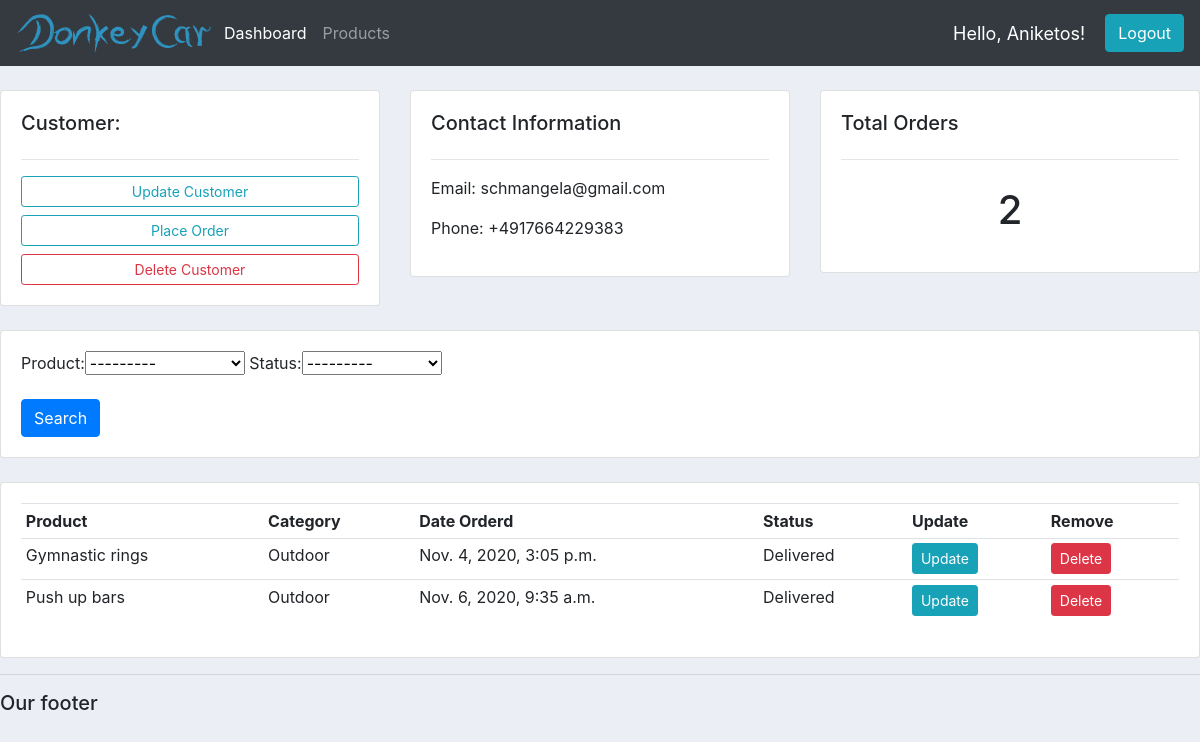
The app's page /customer/1/ (signed in), older data.
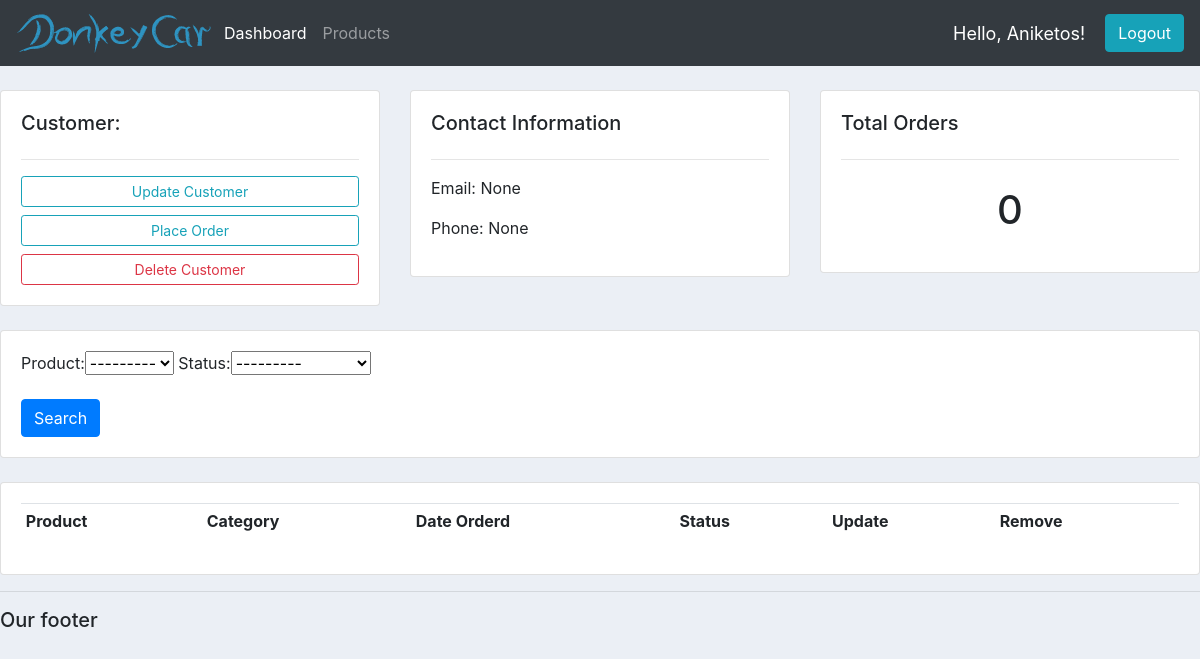
The same page, newer data.
### accounts/models.py (models this page shows, shortened)
class Customer(models.Model):
    user = models.OneToOneField(
        User, null=True, blank=True, on_delete=models.CASCADE)
    name = models.CharField(max_length=200, null=True)
    phone = models.CharField(max_length=200, null=True)
    email = models.CharField(max_length=200, null=True)
    profile_pic = models.ImageField(
        default='default_profile.jpg', null=True, blank=True)
    date_created = models.DateTimeField(auto_now_add=True, null=True)

class Order(models.Model):
    STATUS = (
        ('Pending', 'Pending'),
        ('Out for delivery', 'Out for delivery'),
        ('Delivered', 'Delivered'),
    )
    customer = models.ForeignKey(
        Customer, null=True, on_delete=models.SET_NULL)
    product = models.ForeignKey(Product, null=True, on_delete=models.SET_NULL)
    date_created = models.DateTimeField(auto_now_add=True, null=True)
    status = models.CharField(max_length=200, null=True, choices=STATUS)

class Product(models.Model):
    CATEGORY = (
        ('Indoor', 'Indoor'),
        ('Outdoor', 'Outdoor'),
    )
    name = models.CharField(max_length=200, null=True)
    price = models.FloatField(null=True)
    category = models.CharField(max_length=200, null=True, choices=CATEGORY)
    description = models.CharField(max_length=200, null=True, blank=True)
    date_created = models.DateTimeField(auto_now_add=True, null=True)
    tags = models.ManyToManyField(Tag, blank=True)
    def __str__(self):
        return self.name

### accounts/decorators.py (the view)
        def wrapper_func(request, *args, **kwargs):
            group = None
            if request.user.groups.exists():
                group = request.user.groups.all()[0].name
            if group in allowed_roles:
                return view_func(request, *args, **kwargs)
            else:
                return HttpResponse('You are not authorized to view this page.')

### accounts/views.py (called while the page is built)
@login_required(login_url='login')
@allowed_users(allowed_roles=['admin'])
def customer(request, pk):
    customer = Customer.objects.get(id=pk)
    orders = customer.order_set.all()
    number_orders = customer.order_set.all().count
    myFilter = OrderFilter(request.GET, queryset=orders)
    orders = myFilter.qs
    context = {'customer': customer, 'orders': orders,
               'number_orders': number_orders, 'myFilter': myFilter}
    return render(request, 'accounts/customer.html', context)

### accounts/templates/accounts/customer.html
{% extends 'accounts/main.html' %}
{% block content %}
	<br>
    <div class="row">
        <div class="col-md">
            <div class="card card-body">
                <h5>Customer:</h5>
                <hr>
                <a class="btn btn-outline-info  btn-sm btn-block" href="">Update Customer</a>
                <a class="btn btn-outline-info  btn-sm btn-block" href="{% url 'create_orders' customer.id %}">Place Order</a>
                <a class="btn btn-outline-danger  btn-sm btn-block" href="">Delete Customer</a>
            </div>
        </div>
        <div class="col-md">
            <div class="card card-body">
                <h5>Contact Information</h5>
                <hr>
                <p>Email: {{ customer.email }}</p>
                <p>Phone: {{ customer.phone }}</p>
            </div>
        </div>
        <div class="col-md">
            <div class="card card-body">
                <h5>Total Orders</h5>
                <hr>
                <h1 style="text-align: center;padding: 10px">{{ number_orders }}</h1>
            </div>
        </div>
    </div>
    <br>
    <div class="row">
        <div class="col">
            <div class="card card-body">
                <form method="get">
                    <p>{{ myFilter.form }}</p>
                    <button class="btn btn-primary" type="submit">Search</button>
                </form>
            </div>
        </div>
    </div>
    <br>
    <div class="row">
        <div class="col-md">
            <div class="card card-body">
                <table class="table table-sm">
                    <tr>
                        <th>Product</th>
                        <th>Category</th>
                        <th>Date Orderd</th>
                        <th>Status</th>
                        <th>Update</th>
                        <th>Remove</th>
                        {% for order in orders %}
                        <tr>
                            <td>{{ order.product }}</td>
                            <td>{{ order.product.category }}</td>
                            <td>{{ order.date_created }}</td>
                            <td>{{ order.status }}</td>
                            <td><a class="btn btn-sm btn-info" href="{% url 'update_order' order.id %}">Update</a></td>
                            <td><a class="btn btn-sm btn-danger" href="{% url 'delete_order' order.id %}">Delete</a></td>
                        </tr>
                        {% endfor %}
                    </tr>
                </table>
            </div>
        </div>
    </div>
{% endblock %}

Row changes from the older to the newer data that the page shows:
removed Order: product "Gymnastic rings", product.category "Outdoor", date_created "Nov. 4, 2020, 3:05 p.m.", status "Delivered"
removed Order: product "Push up bars", product.category "Outdoor", date_created "Nov. 6, 2020, 9:35 a.m.", status "Delivered"
changed Customer: email "schmangela@gmail.com" → "None"; phone "+4917664229383" → "None"; id "2" → "0"
